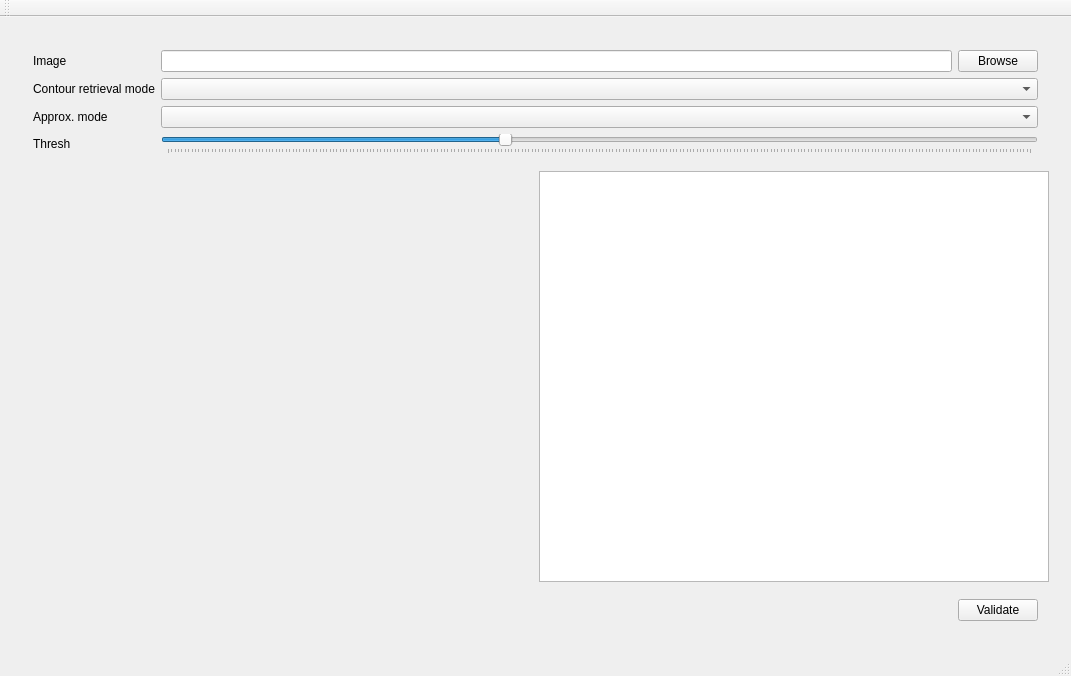
<?xml version="1.0" encoding="UTF-8"?>
<ui version="4.0">
 <class>MainWindow</class>
 <widget class="QMainWindow" name="MainWindow">
  <property name="geometry">
   <rect>
    <x>0</x>
    <y>0</y>
    <width>1071</width>
    <height>676</height>
   </rect>
  </property>
  <property name="windowTitle">
   <string>MainWindow</string>
  </property>
  <widget class="QWidget" name="centralWidget">
   <layout class="QGridLayout" name="gridLayout">
    <item row="1" column="0">
     <widget class="QStackedWidget" name="stackedWidget">
      <property name="currentIndex">
       <number>0</number>
      </property>
      <widget class="QWidget" name="page_detectContours">
       <layout class="QGridLayout" name="gridLayout_2">
        <item row="1" column="1">
         <widget class="EditContoursView" name="view_editContours">
          <property name="sizePolicy">
           <sizepolicy hsizetype="Preferred" vsizetype="Preferred">
            <horstretch>0</horstretch>
            <verstretch>0</verstretch>
           </sizepolicy>
          </property>
          <property name="minimumSize">
           <size>
            <width>300</width>
            <height>300</height>
           </size>
          </property>
         </widget>
        </item>
        <item row="3" column="0" colspan="2">
         <widget class="QWidget" name="widget" native="true">
          <property name="sizePolicy">
           <sizepolicy hsizetype="Preferred" vsizetype="Maximum">
            <horstretch>0</horstretch>
            <verstretch>0</verstretch>
           </sizepolicy>
          </property>
          <layout class="QHBoxLayout" name="horizontalLayout">
           <item>
            <spacer name="horizontalSpacer">
             <property name="orientation">
              <enum>Qt::Horizontal</enum>
             </property>
             <property name="sizeHint" stdset="0">
              <size>
               <width>40</width>
               <height>20</height>
              </size>
             </property>
            </spacer>
           </item>
           <item>
            <widget class="QPushButton" name="pushButton_validate">
             <property name="text">
              <string>Validate</string>
             </property>
            </widget>
           </item>
          </layout>
         </widget>
        </item>
        <item row="1" column="0">
         <widget class="ImageWidget" name="widget_imageSource" native="true">
          <property name="minimumSize">
           <size>
            <width>300</width>
            <height>300</height>
           </size>
          </property>
         </widget>
        </item>
        <item row="0" column="0" colspan="2">
         <widget class="QWidget" name="widget_2" native="true">
          <property name="sizePolicy">
           <sizepolicy hsizetype="Preferred" vsizetype="Maximum">
            <horstretch>0</horstretch>
            <verstretch>0</verstretch>
           </sizepolicy>
          </property>
          <layout class="QGridLayout" name="gridLayout_5">
           <item row="0" column="0">
            <widget class="QLabel" name="fLabel">
             <property name="text">
              <string>Image</string>
             </property>
            </widget>
           </item>
           <item row="2" column="0">
            <widget class="QLabel" name="approxModeLabel">
             <property name="text">
              <string>Approx. mode</string>
             </property>
            </widget>
           </item>
           <item row="1" column="0">
            <widget class="QLabel" name="contourRetrievalModLabel">
             <property name="text">
              <string>Contour retrieval mode</string>
             </property>
            </widget>
           </item>
           <item row="0" column="1">
            <widget class="QLineEdit" name="lineedit_filename">
             <property name="readOnly">
              <bool>true</bool>
             </property>
            </widget>
           </item>
           <item row="3" column="0">
            <widget class="QLabel" name="threshLabel">
             <property name="text">
              <string>Thresh</string>
             </property>
            </widget>
           </item>
           <item row="0" column="2">
            <widget class="QPushButton" name="pushButton_browse">
             <property name="text">
              <string>Browse</string>
             </property>
            </widget>
           </item>
           <item row="1" column="1" colspan="2">
            <widget class="QComboBox" name="combobox_retrmode"/>
           </item>
           <item row="2" column="1" colspan="2">
            <widget class="QComboBox" name="combobox_approx"/>
           </item>
           <item row="3" column="1" colspan="2">
            <widget class="QSlider" name="slider_thresh">
             <property name="maximum">
              <number>256</number>
             </property>
             <property name="sliderPosition">
              <number>100</number>
             </property>
             <property name="tracking">
              <bool>true</bool>
             </property>
             <property name="orientation">
              <enum>Qt::Horizontal</enum>
             </property>
             <property name="tickPosition">
              <enum>QSlider::TicksBelow</enum>
             </property>
            </widget>
           </item>
          </layout>
         </widget>
        </item>
       </layout>
      </widget>
      <widget class="QWidget" name="page_displayCycles">
       <layout class="QGridLayout" name="gridLayout_3">
        <item row="3" column="0">
         <widget class="QWidget" name="widget_4" native="true">
          <property name="sizePolicy">
           <sizepolicy hsizetype="Preferred" vsizetype="Maximum">
            <horstretch>0</horstretch>
            <verstretch>0</verstretch>
           </sizepolicy>
          </property>
          <layout class="QHBoxLayout" name="horizontalLayout_2">
           <item>
            <widget class="QLabel" name="label">
             <property name="text">
              <string>Speed</string>
             </property>
            </widget>
           </item>
           <item>
            <widget class="QSpinBox" name="spinBox_speed">
             <property name="minimum">
              <number>1</number>
             </property>
            </widget>
           </item>
           <item>
            <widget class="QLabel" name="label_3">
             <property name="text">
              <string>zoom</string>
             </property>
            </widget>
           </item>
           <item>
            <widget class="QSpinBox" name="spinBox_zoom">
             <property name="minimum">
              <number>2</number>
             </property>
            </widget>
           </item>
           <item>
            <widget class="QLabel" name="label_2">
             <property name="text">
              <string>Resolution</string>
             </property>
            </widget>
           </item>
           <item>
            <widget class="QSpinBox" name="spinBox_resolution">
             <property name="minimum">
              <number>480</number>
             </property>
             <property name="maximum">
              <number>2048</number>
             </property>
            </widget>
           </item>
           <item>
            <spacer name="horizontalSpacer_3">
             <property name="orientation">
              <enum>Qt::Horizontal</enum>
             </property>
             <property name="sizeHint" stdset="0">
              <size>
               <width>40</width>
               <height>20</height>
              </size>
             </property>
            </spacer>
           </item>
           <item>
            <widget class="QPushButton" name="pushButton_record">
             <property name="text">
              <string/>
             </property>
             <property name="icon">
              <iconset theme="media-record">
               <normaloff>.</normaloff>.</iconset>
             </property>
             <property name="checkable">
              <bool>true</bool>
             </property>
             <property name="checked">
              <bool>false</bool>
             </property>
             <property name="flat">
              <bool>true</bool>
             </property>
            </widget>
           </item>
          </layout>
         </widget>
        </item>
        <item row="2" column="0">
         <widget class="QGraphicsView" name="view_epicycles"/>
        </item>
        <item row="1" column="0">
         <widget class="QWidget" name="widget_3" native="true">
          <property name="sizePolicy">
           <sizepolicy hsizetype="Preferred" vsizetype="Maximum">
            <horstretch>0</horstretch>
            <verstretch>0</verstretch>
           </sizepolicy>
          </property>
          <layout class="QGridLayout" name="gridLayout_4">
           <item row="1" column="0">
            <widget class="QLabel" name="maximumFrequencyLabel_2">
             <property name="text">
              <string>STEP</string>
             </property>
            </widget>
           </item>
           <item row="2" column="1">
            <widget class="QSpinBox" name="spinbox_advanceRate">
             <property name="minimum">
              <number>1</number>
             </property>
             <property name="maximum">
              <number>1000</number>
             </property>
            </widget>
           </item>
           <item row="3" column="0">
            <widget class="QLabel" name="maximumFrequencyLabel_4">
             <property name="text">
              <string>DRAW_RATE</string>
             </property>
            </widget>
           </item>
           <item row="0" column="1">
            <widget class="QSpinBox" name="spinbox_fmax">
             <property name="minimum">
              <number>1</number>
             </property>
             <property name="maximum">
              <number>500</number>
             </property>
            </widget>
           </item>
           <item row="3" column="1">
            <widget class="QSpinBox" name="spinbox_drawRate">
             <property name="minimum">
              <number>1</number>
             </property>
             <property name="maximum">
              <number>1000</number>
             </property>
            </widget>
           </item>
           <item row="2" column="0">
            <widget class="QLabel" name="maximumFrequencyLabel_3">
             <property name="text">
              <string>ADVANCE_RATE</string>
             </property>
            </widget>
           </item>
           <item row="1" column="1">
            <widget class="QDoubleSpinBox" name="spinbox_step">
             <property name="minimum">
              <double>-90.000000000000000</double>
             </property>
             <property name="maximum">
              <double>90.000000000000000</double>
             </property>
             <property name="singleStep">
              <double>0.100000000000000</double>
             </property>
            </widget>
           </item>
           <item row="0" column="0">
            <widget class="QLabel" name="maximumFrequencyLabel">
             <property name="text">
              <string>FMAX</string>
             </property>
            </widget>
           </item>
           <item row="0" column="2">
            <widget class="QPushButton" name="pushButton_update">
             <property name="sizePolicy">
              <sizepolicy hsizetype="Maximum" vsizetype="Fixed">
               <horstretch>0</horstretch>
               <verstretch>0</verstretch>
              </sizepolicy>
             </property>
             <property name="text">
              <string>Update</string>
             </property>
            </widget>
           </item>
          </layout>
         </widget>
        </item>
       </layout>
      </widget>
     </widget>
    </item>
   </layout>
  </widget>
  <widget class="QMenuBar" name="menuBar">
   <property name="geometry">
    <rect>
     <x>0</x>
     <y>0</y>
     <width>1071</width>
     <height>22</height>
    </rect>
   </property>
  </widget>
  <widget class="QToolBar" name="mainToolBar">
   <attribute name="toolBarArea">
    <enum>TopToolBarArea</enum>
   </attribute>
   <attribute name="toolBarBreak">
    <bool>false</bool>
   </attribute>
  </widget>
  <widget class="QStatusBar" name="statusBar"/>
 </widget>
 <layoutdefault spacing="6" margin="11"/>
 <customwidgets>
  <customwidget>
   <class>ImageWidget</class>
   <extends>QWidget</extends>
   <header>image_widget.h</header>
   <container>1</container>
  </customwidget>
  <customwidget>
   <class>EditContoursView</class>
   <extends>QGraphicsView</extends>
   <header>edit_contours_view.h</header>
  </customwidget>
 </customwidgets>
 <resources/>
 <connections/>
</ui>
